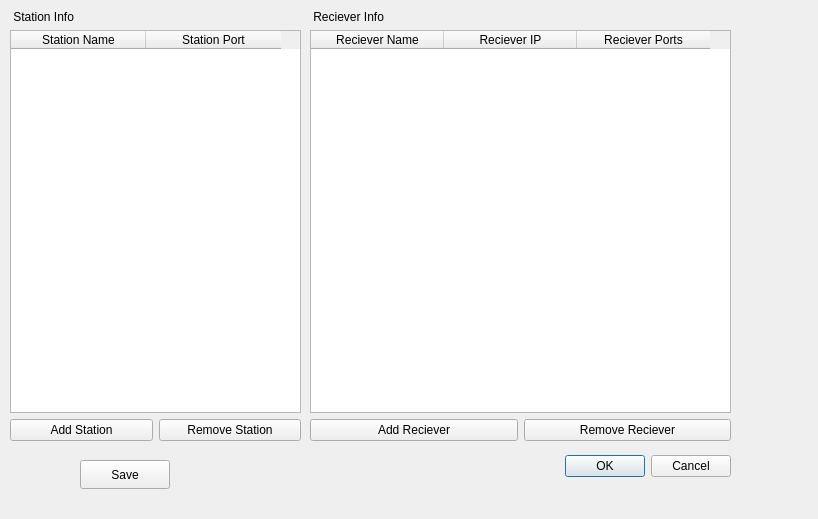
<?xml version="1.0" encoding="UTF-8"?>
<ui version="4.0">
 <class>Settings</class>
 <widget class="QDialog" name="Settings">
  <property name="geometry">
   <rect>
    <x>0</x>
    <y>0</y>
    <width>818</width>
    <height>519</height>
   </rect>
  </property>
  <property name="windowTitle">
   <string>Dialog</string>
  </property>
  <widget class="QDialogButtonBox" name="buttonBox">
   <property name="geometry">
    <rect>
     <x>480</x>
     <y>450</y>
     <width>251</width>
     <height>32</height>
    </rect>
   </property>
   <property name="orientation">
    <enum>Qt::Orientation::Horizontal</enum>
   </property>
   <property name="standardButtons">
    <set>QDialogButtonBox::StandardButton::Cancel|QDialogButtonBox::StandardButton::Ok</set>
   </property>
  </widget>
  <widget class="QWidget" name="layoutWidget">
   <property name="geometry">
    <rect>
     <x>10</x>
     <y>10</y>
     <width>291</width>
     <height>431</height>
    </rect>
   </property>
   <layout class="QGridLayout" name="gridLayout">
    <item row="2" column="0">
     <widget class="QPushButton" name="_des_pushButton_station_info_addStation">
      <property name="text">
       <string>Add Station</string>
      </property>
     </widget>
    </item>
    <item row="2" column="1">
     <widget class="QPushButton" name="_des_pushButton_station_info_removeStation">
      <property name="text">
       <string>Remove Station</string>
      </property>
     </widget>
    </item>
    <item row="0" column="0" colspan="2">
     <widget class="QLabel" name="_des_label_station_info">
      <property name="text">
       <string> Station Info</string>
      </property>
     </widget>
    </item>
    <item row="1" column="0" colspan="2">
     <widget class="QTableWidget" name="_des_tableWidget_station_info">
      <attribute name="horizontalHeaderDefaultSectionSize">
       <number>135</number>
      </attribute>
      <column>
       <property name="text">
        <string>Station Name</string>
       </property>
      </column>
      <column>
       <property name="text">
        <string>Station Port</string>
       </property>
      </column>
     </widget>
    </item>
   </layout>
  </widget>
  <widget class="QWidget" name="layoutWidget_2">
   <property name="geometry">
    <rect>
     <x>310</x>
     <y>10</y>
     <width>421</width>
     <height>431</height>
    </rect>
   </property>
   <layout class="QGridLayout" name="gridLayout_2">
    <item row="2" column="0">
     <widget class="QPushButton" name="_des_pushButton_reciever_info_addReciever">
      <property name="text">
       <string>Add Reciever</string>
      </property>
     </widget>
    </item>
    <item row="2" column="1">
     <widget class="QPushButton" name="_des_pushButton_reciever_info_removeReciever">
      <property name="text">
       <string>Remove Reciever</string>
      </property>
     </widget>
    </item>
    <item row="0" column="0" colspan="2">
     <widget class="QLabel" name="_des_label_reciever_info">
      <property name="text">
       <string> Reciever Info</string>
      </property>
     </widget>
    </item>
    <item row="1" column="0" colspan="2">
     <widget class="QTableWidget" name="_des_tableWidget_reciever_info">
      <attribute name="horizontalHeaderDefaultSectionSize">
       <number>133</number>
      </attribute>
      <column>
       <property name="text">
        <string>Reciever Name</string>
       </property>
      </column>
      <column>
       <property name="text">
        <string>Reciever IP</string>
       </property>
      </column>
      <column>
       <property name="text">
        <string>Reciever Ports</string>
       </property>
      </column>
     </widget>
    </item>
   </layout>
  </widget>
  <widget class="QPushButton" name="_des_pushButton_save">
   <property name="geometry">
    <rect>
     <x>80</x>
     <y>460</y>
     <width>90</width>
     <height>29</height>
    </rect>
   </property>
   <property name="text">
    <string>Save</string>
   </property>
  </widget>
 </widget>
 <resources/>
 <connections>
  <connection>
   <sender>buttonBox</sender>
   <signal>accepted()</signal>
   <receiver>Settings</receiver>
   <slot>accept()</slot>
   <hints>
    <hint type="sourcelabel">
     <x>248</x>
     <y>254</y>
    </hint>
    <hint type="destinationlabel">
     <x>157</x>
     <y>274</y>
    </hint>
   </hints>
  </connection>
  <connection>
   <sender>buttonBox</sender>
   <signal>rejected()</signal>
   <receiver>Settings</receiver>
   <slot>reject()</slot>
   <hints>
    <hint type="sourcelabel">
     <x>316</x>
     <y>260</y>
    </hint>
    <hint type="destinationlabel">
     <x>286</x>
     <y>274</y>
    </hint>
   </hints>
  </connection>
 </connections>
</ui>
